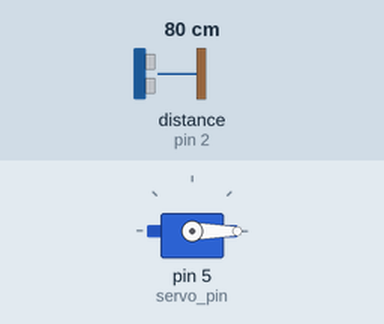
The sketch below on a simulated Arduino Uno, built with avr-gcc and run on an emulated ATmega328P. On the bench: servo. Wiring (inferred from the names in the program): ultrasonic range finder: trigger pin 3; echo pin 2. Inputs (shaded band) come from the test bench; at power-on: distance to the obstacle (sensor on pin 2) 80 cm. The echo pulse lasts 58.3 µs per cm; what the sketch prints to the serial monitor is not drawn.

Above: at 1.2 s.
1.3 s: distance to the obstacle (sensor on pin 2) set to 12 cm
2.8 s: distance to the obstacle (sensor on pin 2) set to 9 cm
At 2.85 s:
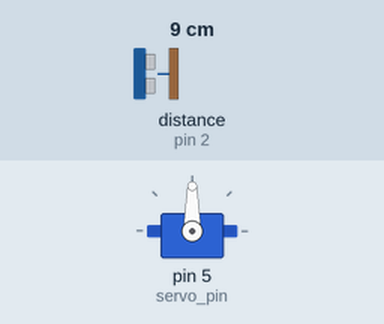
5.8 s: distance to the obstacle (sensor on pin 2) set to 5 cm
At 5.99 s:
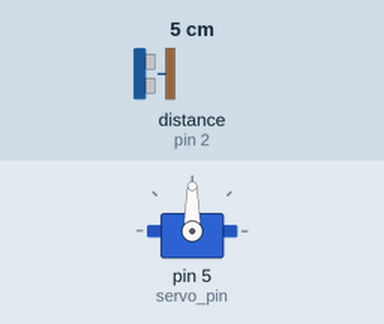
8.8 s: distance to the obstacle (sensor on pin 2) set to 2 cm
At 9.8 s:
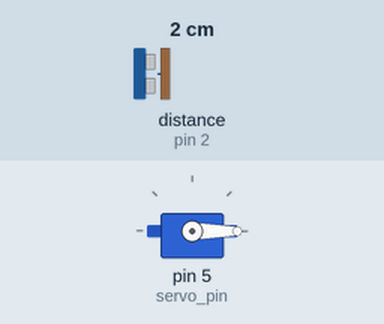
10.3 s: distance to the obstacle (sensor on pin 2) set to 4 cm
At 10.45 s:
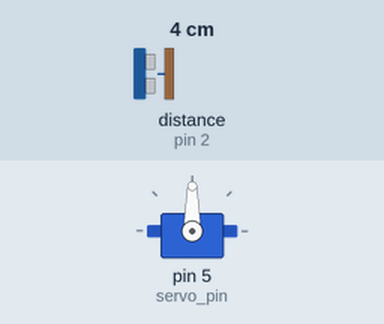
Timing chart, 0 to 13.3 s (numbered marks = the images above; inputs shaded):
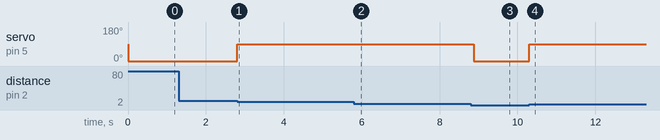

The sketch:

hand_sanitizer.ino
```cpp
#include <Servo.h>

// HC-SR04 Echo Pin & Trigger Pin connect to the Arduino Uno Digital Pins
#define echo_pin 2
#define trigger_pin 3

// Servo PWM
#define servo_pin 5

Servo servo_motor;

void setup() {
  pinMode(trigger_pin, OUTPUT);
  pinMode(echo_pin, INPUT);

  Serial.begin(9600);

  servo_motor.attach(servo_pin);
}

void loop() {

  digitalWrite(trigger_pin, LOW);
  delayMicroseconds(2);

  digitalWrite(trigger_pin, HIGH);
  delayMicroseconds(10);
  digitalWrite(trigger_pin, LOW);

  long duration = pulseIn(echo_pin, HIGH);
  double distance = duration * 0.034 / 2;

  Serial.print(distance);


  // If the distance read by the sensor is less than 10 cm and more than the minimum 3 cm, then it is assumed that there is a hand under the sanitizer
  if ((distance > 3) && (distance < 10)) {
    servo_motor.write(90);
    delay(100);
  }
  servo_motor.write(0);
}
```

Measured:
- the behaviour switches between 11 and 10 cm on distance to the obstacle (sensor on pin 2) (found by bisection; images 0 and 1)
- the behaviour switches between 4 and 3 cm on distance to the obstacle (sensor on pin 2) (found by bisection; images 2 and 3)
- after the input at 1.3 s, every drawn part: stays the same
- after the input at 2.8 s, servo on pin 5 (servo_pin): 0° → 90° at once
- after the input at 5.8 s, servo on pin 5 (servo_pin): stays 90° (without the input it goes to 0° after 3.0 s)
- after the input at 8.8 s, servo on pin 5 (servo_pin): 90° → 0° after 0.08 s
- after the input at 10.3 s, servo on pin 5 (servo_pin): 0° → 90° at once
